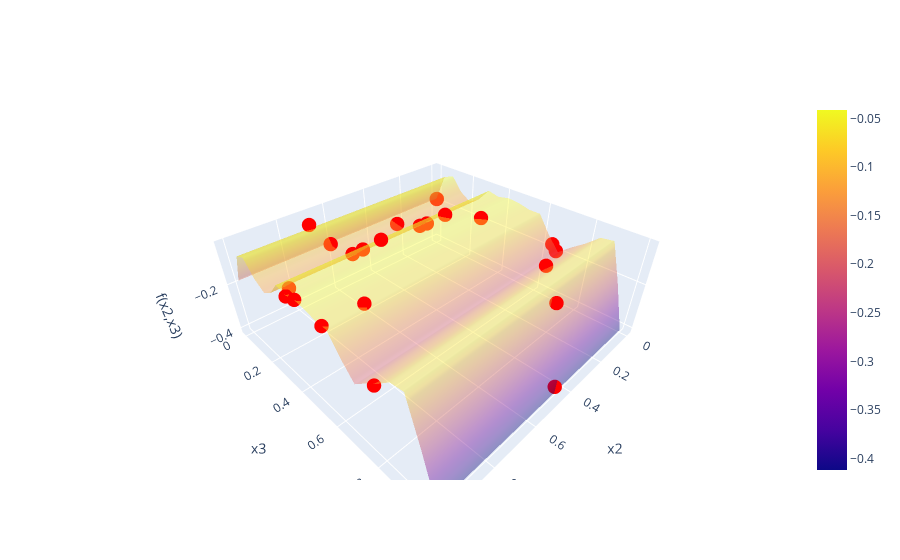

Notebook cell for this chart:
### Markdown cell above
# Function 03

- standard Bayesian with beta = 0 gave something new
- seems dominated by x3
- ran dimension reduction to keep only x2 and x3
            - Kept x2 and x3
            - Treated x1 as "noise"
- no local model yet

Would benefit from maxing out current max and then exploring

### Code cell
f3_dimRed = BBfcn(3)

# strategy class for f3() to reduce dimension by removing x1
class f3dimRedTransform(Transformation):
    def __init__(self):
        pass
    def apply(self,data):
        data.drop(columns=["x1"],inplace=True)

tr = f3dimRedTransform()
f3_dimRed.transform(tr)
print(f3_dimRed)
f3_dimRed.plot_feature_correlations()
f3_dimRed.plot_correlations_with_cross_terms()
kernel = C(10, (0.001, 10)) * Matern(length_scale=[1,1],nu=2.5) + WhiteKernel(noise_level=0.1)
f3_dimRed.nextPointBayesianOptim(kernel,numgrid=20,acqFcn="UCB",beta=0.5)

kernel = C(10, (0.001, 10)) * Matern(length_scale=[1,1,1],nu=2.5) + WhiteKernel(noise_level=0.1)
f3.nextPointBayesianOptim(kernel,numgrid=20,acqFcn="UCB",beta=0)

### Figure 1 — Plotly figure (JSON) as saved in the notebook; plotly's stock layout.template omitted (floating-point values rounded to 4 significant figures; data arrays with more than 128 entries replaced by an {"elided": "..."} marker saying what was removed)
{"data": [{"opacity": 0.4, "type": "surface", "x": {"elided": "20x20 float values"}, "y": {"elided": "20x20 float values"}, "z": {"elided": "20x20 float values"}}, {"marker": {"color": "red", "size": 5}, "mode": "markers", "name": "Measured points", "type": "scatter3d", "x": [0.3439, 0.6441, 0.3985, 0.6116, 0.2199, 0.9414, 0.44, 0.3971, 0.2842, 0.697, 0.2978, 0.672, 0.2314, 0.7251, 0.8611, 1.0, 0.0, 1.0, 0.0, 0.0, 1.0, 1.0], "y": [0.2487, 0.2724, 0.1734, 0.3402, 0.4582, 0.2694, 0.9909, 0.9198, 0.2263, 0.1492, 0.3436, 0.2463, 0.7706, 0.06609, 0.5668, 0.5562, 0.0, 0.7755, 0.6531, 0.6735, 0.4211, 0.3684], "z": [-0.1121, -0.08796, -0.1114, -0.03484, -0.04801, -0.1106, -0.3989, -0.1139, -0.1315, -0.09419, -0.04695, -0.106, -0.118, -0.03638, -0.05676, -0.06495, -0.184, -0.1312, -0.1724, -0.1953, -0.04703, -0.06185]}], "layout": {"scene": {"xaxis": {"title": {"text": "x2"}}, "yaxis": {"title": {"text": "x3"}}, "zaxis": {"title": {"text": "f(x2,x3)"}}}}}
